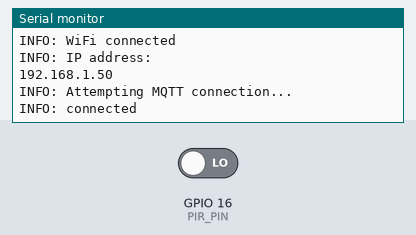
Recording of a sketch running on a simulated ESP8266 (NodeMCU). Parts: the last lines printed to the serial monitor. The inputs (shaded band) are chosen by the test bench; at power-on: GPIO 16 (PIR_PIN) LOW. WiFi joins after 1.5 s; servers stay silent unless stated; no MQTT or app messages arrive unless stated.

Above: at 2.7 s.
2.8 s: GPIO 16 (PIR_PIN) driven HIGH
At 4.3 s:
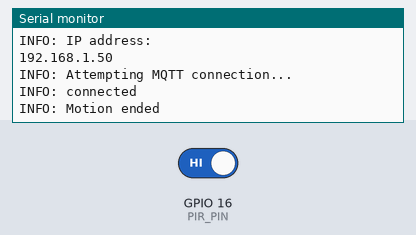
5.5 s: GPIO 16 (PIR_PIN) driven LOW
At 6.3 s:
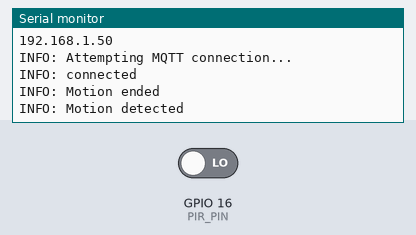

The sketch:

wasmachine.ino
```cpp
/*
   MQTT Binary Sensor - Motion (PIR) for Home-Assistant - NodeMCU (ESP8266)
   https://home-assistant.io/components/binary_sensor.mqtt/
   Libraries :
    - ESP8266 core for Arduino : https://github.com/esp8266/Arduino
    - PubSubClient : https://github.com/knolleary/pubsubclient
   Sources :
    - File > Examples > ES8266WiFi > WiFiClient
    - File > Examples > PubSubClient > mqtt_auth
    - File > Examples > PubSubClient > mqtt_esp8266
    - https://learn.adafruit.com/pir-passive-infrared-proximity-motion-sensor/using-a-pir
   Schematic :
    - https://github.com/mertenats/open-home-automation/blob/master/ha_mqtt_binary_sensor_pir/Schematic.png
    - PIR leg 1 - VCC
    - PIR leg 2 - D0/16
    - PIR leg 3 - GND

   Configuration (HA) :
     binary_sensor:
      platform: mqtt
      state_topic: 'office/motion/status'
      name: 'Motion'
      sensor_class: motion

   Versions :
      Samuel M. - v1.1 - 08.2016
      buldogwtf - v1.2 added static ip

*/

#include <ESP8266WiFi.h>
#include <PubSubClient.h>

#define MQTT_VERSION MQTT_VERSION_3_1_1

// Wifi: SSID and password
const PROGMEM char* WIFI_SSID = "SSID";
const PROGMEM char* WIFI_PASSWORD = "Password";

// MQTT: ID, server IP, port, username and password
const PROGMEM char* MQTT_CLIENT_ID = "office_motion";
const PROGMEM char* MQTT_SERVER_IP = "ip_address_mqtt_server";
const PROGMEM uint16_t MQTT_SERVER_PORT = 1883;
const PROGMEM char* MQTT_USER = "";
const PROGMEM char* MQTT_PASSWORD = "";

// MQTT: topic
const PROGMEM char* MQTT_MOTION_STATUS_TOPIC = "office/motion/status";

// default payload
const PROGMEM char* MOTION_ON = "Uit";
const PROGMEM char* MOTION_OFF = "Aan";

// PIR : D1/GPIO5
const PROGMEM uint8_t PIR_PIN = 16;
uint8_t m_pir_state = LOW; // no motion detected
uint8_t m_pir_value = 0;

WiFiClient wifiClient;
PubSubClient client(wifiClient);

// function called to publish the state of the pir sensor
void publishPirSensorState() {
  if (m_pir_state) {
    client.publish(MQTT_MOTION_STATUS_TOPIC, MOTION_OFF, true);
  } else {
    client.publish(MQTT_MOTION_STATUS_TOPIC, MOTION_ON, true);
  }
}

// function called when a MQTT message arrived
void callback(char* p_topic, byte* p_payload, unsigned int p_length) {
}

void reconnect() {
  // Loop until we're reconnected
  while (!client.connected()) {
    Serial.println("INFO: Attempting MQTT connection...");
    // Attempt to connect
    if (client.connect(MQTT_CLIENT_ID, MQTT_USER, MQTT_PASSWORD)) {
      Serial.println("INFO: connected");
    } else {
      Serial.print("ERROR: failed, rc=");
      Serial.print(client.state());
      Serial.println("DEBUG: try again in 5 seconds");
      // Wait 5 seconds before retrying
      delay(5000);
    }
  }
}

void setup() {
  // init the serial
  Serial.begin(115200);

  // init the WiFi connection
  Serial.println();
  Serial.println();
  Serial.print("INFO: Connecting to ");
  Serial.println(WIFI_SSID);
  WiFi.mode(WIFI_STA);
  WiFi.begin(WIFI_SSID, WIFI_PASSWORD);

  // next 4 lines for static ip, remove for dhcp

  IPAddress ip(192,168,2,204);
  IPAddress gateway(192,168,2,254);
  IPAddress subnet(255,255,255,0);
  WiFi.config(ip, gateway, subnet);

  //end static ip

  while (WiFi.status() != WL_CONNECTED) {
    delay(500);
    Serial.print(".");
  }

  Serial.println("");
  Serial.println("INFO: WiFi connected");
  Serial.println("INFO: IP address: ");
  Serial.println(WiFi.localIP());

  // init the MQTT connection
  client.setServer(MQTT_SERVER_IP, MQTT_SERVER_PORT);
  client.setCallback(callback);
}

void loop() {
  if (!client.connected()) {
    reconnect();
  }
  client.loop();

  // read the PIR sensor
  m_pir_value = digitalRead(PIR_PIN);
  if (m_pir_value == HIGH) {
    if (m_pir_state == LOW) {
      // a motion is detected
      Serial.println("INFO: Motion ended");
      publishPirSensorState();
      m_pir_state = HIGH;
    }


  } else {
    if (m_pir_state == HIGH) {
      publishPirSensorState();
      Serial.println("INFO: Motion detected");
      m_pir_state = LOW;
    }
     delay(2000);
  }
}
```

Measured:
- after the input at 2.8 s, the serial monitor: prints a new line after 0.76 s (image 1)
- after the input at 5.5 s, the serial monitor: prints a new line at once (image 2)
